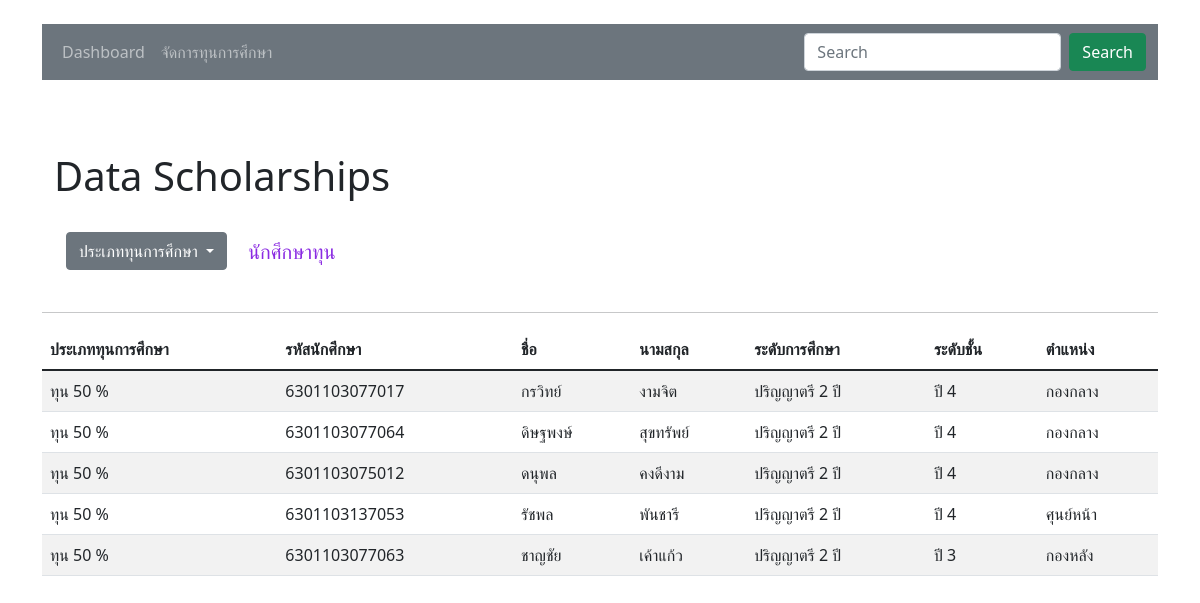
The page /scholar.php?scholarshipId=2 on the database its author committed.
### tables this page shows
CREATE TABLE `students` (
  `stId` int(11) NOT NULL,
  `studentId` varchar(13) NOT NULL,
  `firstName` varchar(255) NOT NULL,
  `lastName` varchar(255) NOT NULL,
  `personId` varchar(13) NOT NULL,
  `birthDate` date DEFAULT NULL,
  `phone` varchar(13) DEFAULT NULL,
  `address` varchar(255) DEFAULT NULL,
  `scholarshipId` int(11) NOT NULL,
  `statusId` int(11) NOT NULL,
  `awards` varchar(255) DEFAULT NULL,
  `study` varchar(255) DEFAULT NULL,
  `class` varchar(255) DEFAULT NULL,
  `majorId` int(11) NOT NULL,
  `fatherName` varchar(255) DEFAULT NULL,
  `fPhone` varchar(10) DEFAULT NULL,
  `motherName` varchar(255) DEFAULT NULL,
  `mPhone` varchar(10) DEFAULT NULL,
  `clubName` varchar(255) DEFAULT NULL,
  `position` varchar(255) DEFAULT NULL,
  `size` varchar(10) DEFAULT NULL,
  `number` varchar(4) DEFAULT NULL,
  `userRole` varchar(10) NOT NULL,
  `roleId` int(11) NOT NULL,
  `password` varchar(255) DEFAULT NULL,
  `image` varchar(255) DEFAULT NULL
);

CREATE TABLE `scholarship` (
  `scholarshipId` int(11) NOT NULL,
  `schType` varchar(255) NOT NULL
);

### scholar.php (the view, shortened to what this page needs)
<?php
require_once 'config/connect.php';
?>
<!DOCTYPE html>
<html lang="en">
<head>
  <link href="https://cdn.jsdelivr.net/npm/bootstrap@5.1.3/dist/css/bootstrap.min.css" rel="stylesheet">
  <link rel="stylesheet" href="https://cdn.datatables.net/1.11.5/css/jquery.dataTables.min.css">
</head>
<body>
  <div class="container mt-4 mb-4">
    <nav class="navbar navbar-expand-lg navbar-dark bg-secondary">
      <div class="container-fluid">
        <ul class="navbar-nav mb-2 mb-lg-0">
          <li class="nav-item fw-normal">
            <a class="nav-link" aria-current="page" href="dashboard.php">Dashboard</a>
          </li>
          <li class="nav-item fw-normal">
            <a class="nav-link" aria-current="page" href="scholarshipPage.php">จัดการทุนการศึกษา</a>
          </li>
        </ul>
        <ul class="navbar-nav mb-2 mb-lg-0">
          <form class="d-flex">
            <input class="form-control me-2" type="search" placeholder="Search" aria-label="Search">
            <button class="btn btn-success" type="submit">Search</button>
          </form>
        </ul>
      </div>
    </nav>
    <br>
  </div>
  <div class="container-sm">
    <div class="container mt-5">
      <div class="row">
        <div class="col-md-6">
          <h1>Data Scholarships</h1>
        </div>
      </div>
      <br>
      <div class="container">
        <div class="row">
          <div class="col-md-2">
            <div class="dropdown">
              <button class="btn btn-secondary dropdown-toggle" type="button" id="dropdownMenuButton1" data-bs-toggle="dropdown" aria-expanded="false">
                ประเภททุนการศึกษา
              </button>
            </div>
          </div>
          <div class="col-md-2 mt-2 text-left" style="color:blueviolet;">
            <h5>นักศึกษาทุน</h5>
          </div>
        </div>
      </div>
    </div>
    <br>
    <hr>
    <table class="table table-striped">
      <thead>
        <tr>
          <th scope="col">ประเภททุนการศึกษา</th>
          <th scope="col">รหัสนักศึกษา</th>
          <th scope="col">ชื่อ</th>
          <th scope="col">นามสกุล</th>
          <th scope="col">ระดับการศึกษา</th>
          <th scope="col">ระดับชั้น</th>
          <th scope="col">ตำแหน่ง</th>
        </tr>
      </thead>
      <tbody>
        <?php
        if (isset($_GET['scholarshipId'])) {
          $scholarshipId = $_GET['scholarshipId'];
          $sql = $conn->query("SELECT students.*,scholarship.schType
                                  FROM students
                                  INNER JOIN scholarship ON students.scholarshipId=scholarship.scholarshipId
                                  WHERE students.scholarshipId=$scholarshipId
                                  AND students.userRole!='admin'");
          $sql->execute();
          $data = $sql->fetchAll();
        }
        if (!$data) {
          echo "<tr><td colspan='7' class='text-center'>No Data found</td></tr>";
        } else {
          foreach ($data as $row) {
        ?>
            <tr>
              <td><?= $row['schType']; ?></td>
              <td><?= $row['studentId']; ?></td>
              <td><?= $row['firstName']; ?></td>
              <td><?= $row['lastName']; ?></td>
              <td><?= $row['study']; ?></td>
              <td><?= $row['class']; ?></td>
              <td><?= $row['position']; ?></td>
            </tr>
        <?php }
        } ?>
      </tbody>
    </table>
  </div>
</body>
</html>

### rows shown on the page
students: scholarshipId.schType "ทุน 50 %", studentId "6301103077017", firstName "กรวิทย์", lastName "งามจิต", study "ปริญญาตรี 2 ปี", class "ปี 4", position "กองกลาง"
students: scholarshipId.schType "ทุน 50 %", studentId "6301103077064", firstName "ดิษฐพงษ์", lastName "สุขทรัพย์", study "ปริญญาตรี 2 ปี", class "ปี 4", position "กองกลาง"
students: scholarshipId.schType "ทุน 50 %", studentId "6301103075012", firstName "ดนุพล", lastName "คงดีงาม", study "ปริญญาตรี 2 ปี", class "ปี 4", position "กองกลาง"
students: scholarshipId.schType "ทุน 50 %", studentId "6301103137053", firstName "รัชพล", lastName "พันชารี", study "ปริญญาตรี 2 ปี", class "ปี 4", position "ศุนย์หน้า"
students: scholarshipId.schType "ทุน 50 %", studentId "6301103077063", firstName "ชาญชัย", lastName "เค้าแก้ว", study "ปริญญาตรี 2 ปี", class "ปี 3", position "กองหลัง"
